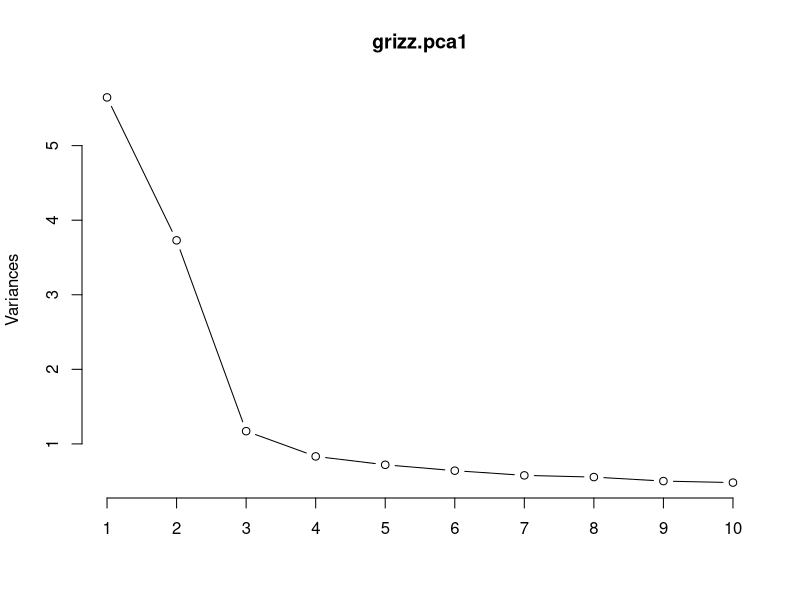
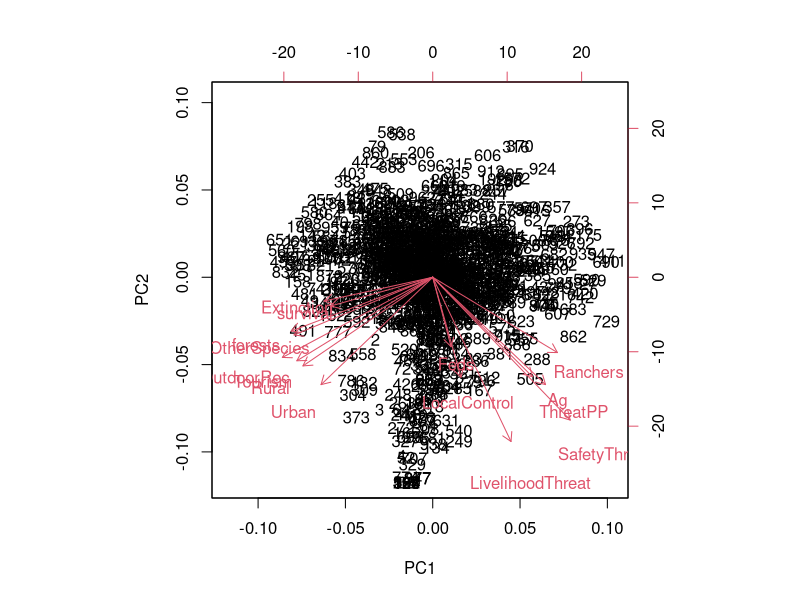
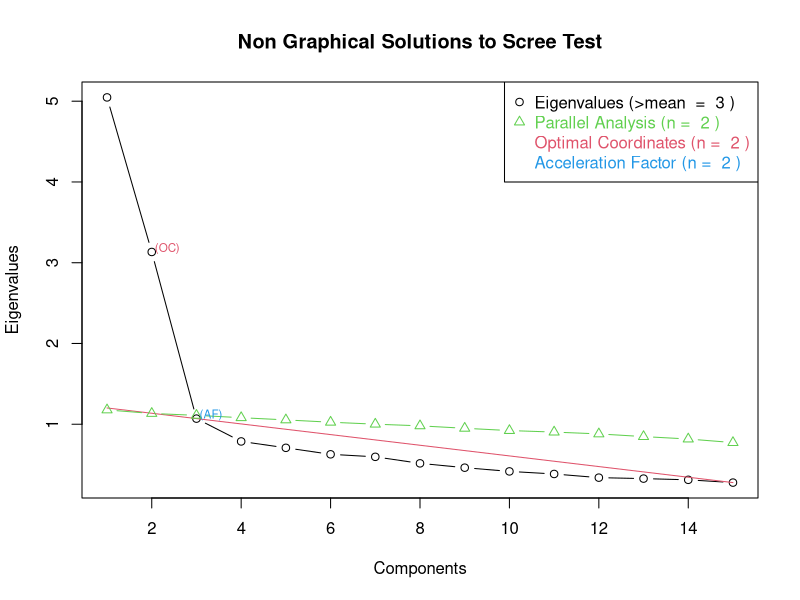
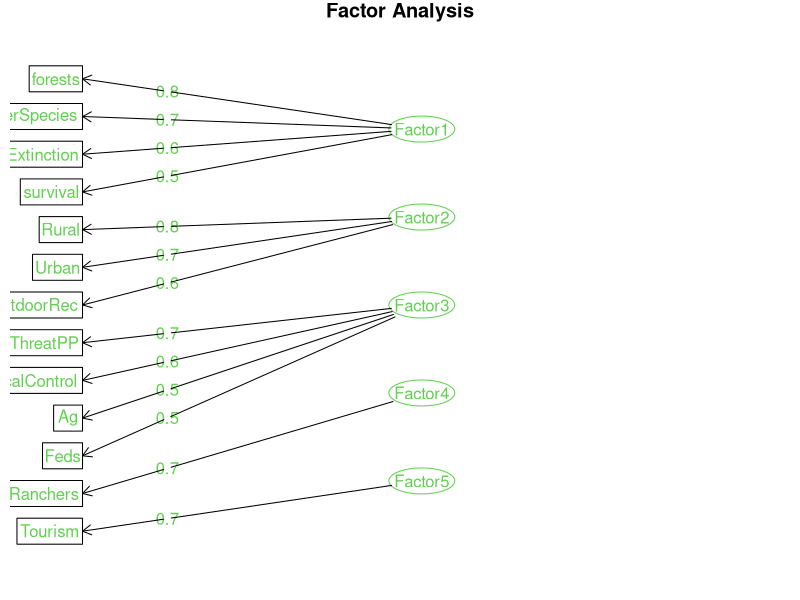
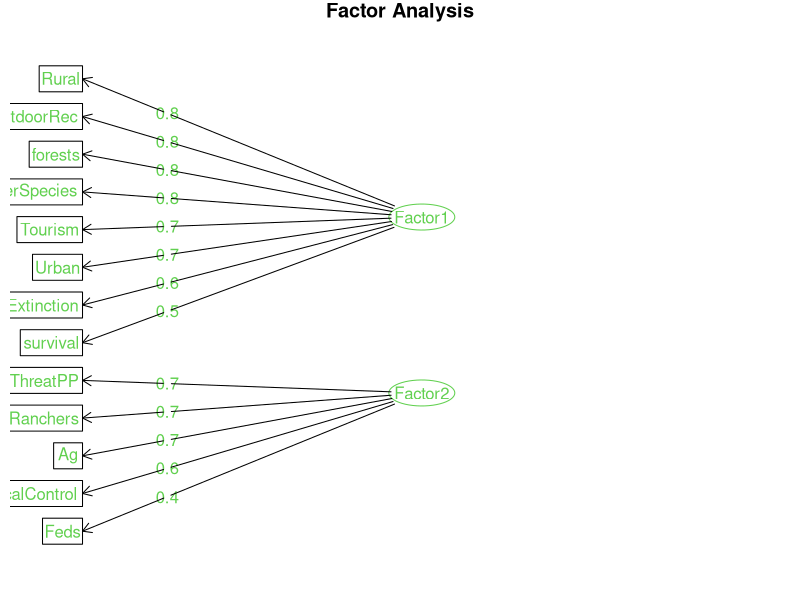
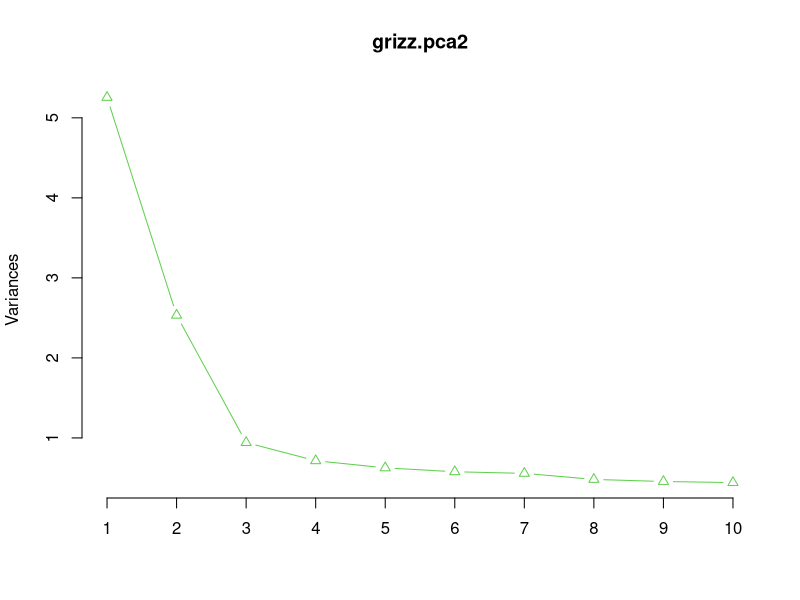
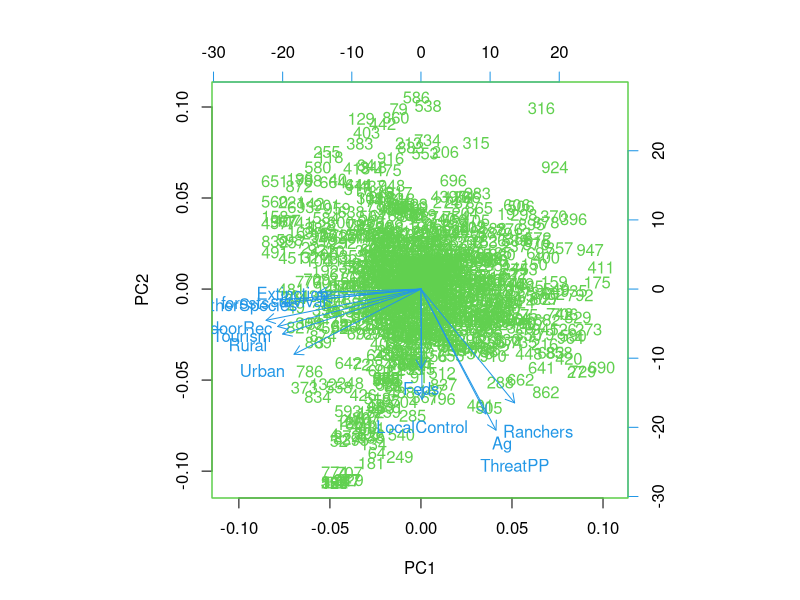
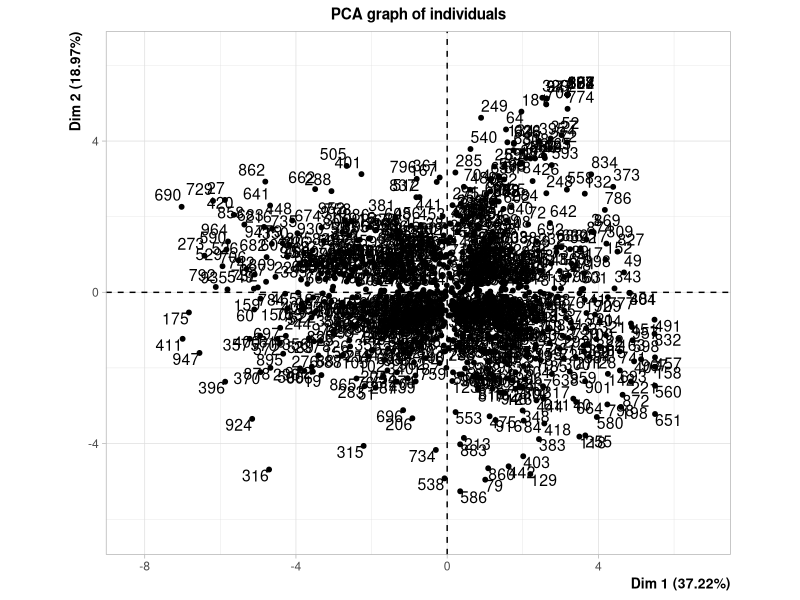

The R source for these figures, in order:
## ---- chunk 1
library(psych)
library(FactoMineR)
library(nFactors)

grizz <- read.csv("./data/processed/GRIZZLY_DATA_USE.csv", header = T)

grizz_factor<-cbind(grizz[,c(which(colnames(grizz)=="Q72_16"):which(colnames(grizz)=="Q72_32"))])
names(grizz_factor)<-c("survival", "forests", "SafetyThreat", "LivelihoodThreat", "Tourism",
                       "Feds", "ThreatPP", "OtherSpecies", "Extinction", "LocalControl",
                       "Ranchers", "OutdoorRec", "Ag", "Urban", "Rural")
## ---- chunk 2
grizz.pca1<-prcomp(grizz_factor)
summary(grizz.pca1)
loadings<-grizz.pca1$rotation
scores<-grizz.pca1$x
plot(grizz.pca1, type="l")
biplot(grizz.pca1)
## ---- chunk 3
ev <- eigen(cor(grizz_factor))# get eigenvalues
ap <- parallel(subject=nrow(grizz_factor),var=ncol(grizz_factor), rep=100,cent=.05)
nS <- nScree(x=ev$values, aparallel=ap$eigen$qevpea)
plotnScree(nS)
## ---- chunk 4
#dropping out personal threat questions
grizz_factor2<-grizz_factor[,-c(3:4)]

grizz_comp<-factanal(grizz_factor2, 5, scores="Bartlett")
grizz_comp

#Plotting the relationship of the factors
fa.diagram(grizz_comp$loadings)

#grizz<-cbind(grizz, grizz_comp$scores)
## ---- chunk 5
grizz_comp2<-factanal(grizz_factor2, 2, scores="Bartlett")
grizz_comp2

fa.diagram(grizz_comp2$loadings)
## ---- chunk 6
grizz.pca2<-prcomp(grizz_factor2)
summary(grizz.pca2)
loadings<-grizz.pca2$rotation
scores<-grizz.pca2$x
plot(grizz.pca2, type="l")
biplot(grizz.pca2)
## ---- chunk 7
grizz_component1<-subset(grizz_factor2, select=c("survival", "forests", "Tourism","OtherSpecies","Extinction","OutdoorRec","Urban","Rural"))
psych::alpha(grizz_component1)

grizz_component2<-subset(grizz_factor2, select=c("Feds", "ThreatPP", "Ranchers", "Ag", "LocalControl"))
psych::alpha(grizz_component2)
## ---- chunk 8
grizz.pca2<-PCA(grizz_factor2)
scores<-grizz.pca2$ind$coord
## ---- chunk 9
# library(vegan)
# library(MASS)
# grizz.nmds<-metaMDS(grizz_factor, distance="bray", k=3, trymax=20, noshare=0.1)
# grizz.nmds.2<-metaMDS(grizz_factor, previous.best=grizz.nmds)
# plot(grizz.nmds, display=c("sites", "species"), choice=c(1,2), type="t")
